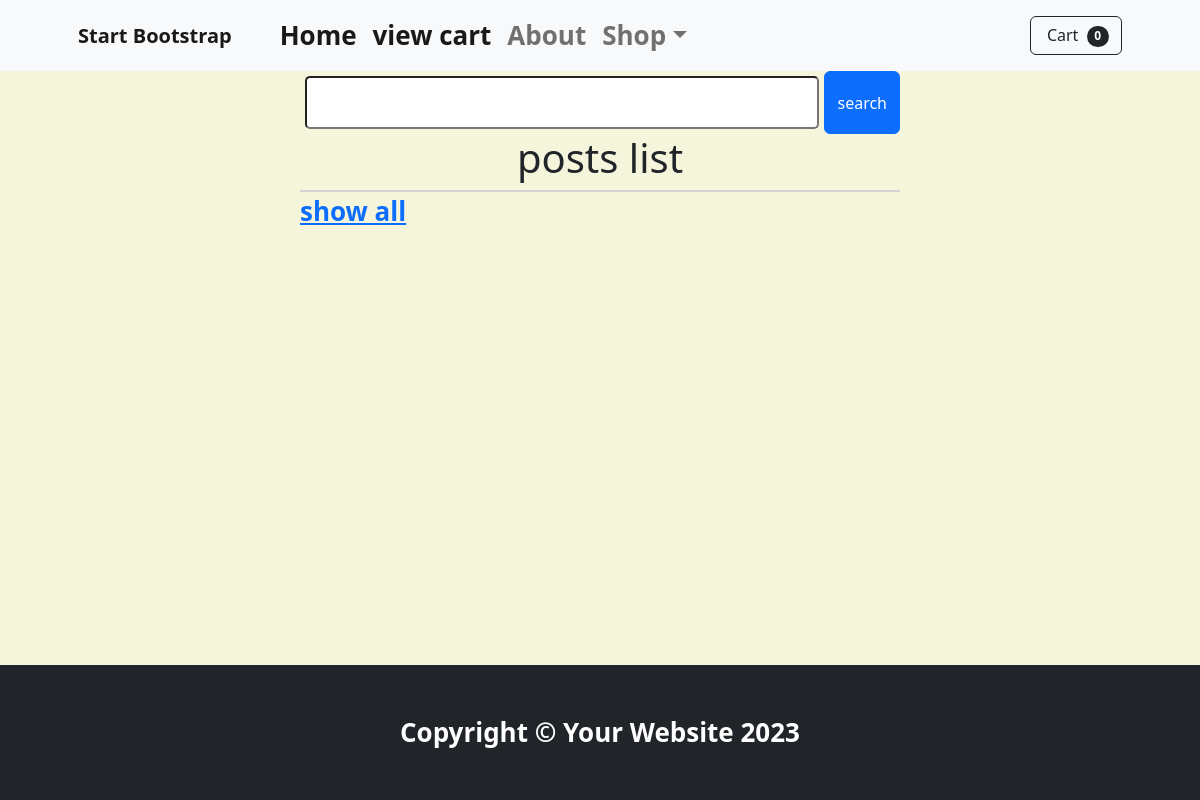
The page /testapp/all/ on the database as committed earlier.
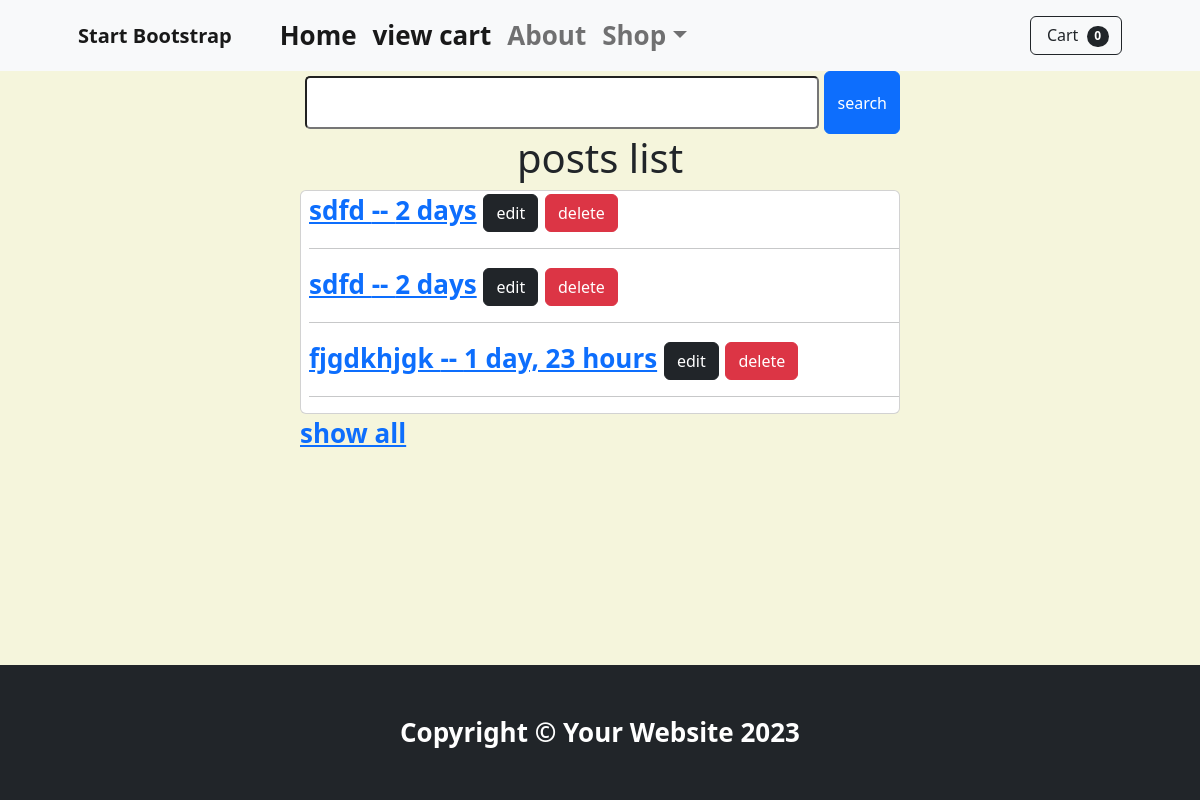
The same page on the database as committed later.
### testapp/models.py (models this page shows)
class Post(models.Model):
    title=models.CharField(max_length=200)
    content=models.TextField()
    created_at=models.DateTimeField(auto_now_add=True)

### testapp/views.py (the view)
# urls.py: path('all/',views.all_tabs,name='posts'),
def all_tabs(request):
    q=request.GET.get('q')
    Posts =Post.objects.all()
    if q:
        posts_filtered=Post.objects.filter(Q(title__icontains=q) | Q(content__icontains=q))
    else :
        posts_filtered=Posts
    data = {
        'Posts':Posts,
        'post_f':posts_filtered,
        'q':q
    }
    return render(request,'testapp/all_tabs.html',data)

### testapp/templates/testapp/all_tabs.html (shortened to what this page needs)
{% extends 'shopbase.html' %}
{% block content %}
<div class="w-50 mx-auto">
    <form action={% url "posts" %} method="GET">
        <div class="d-flex">
        <input type="text" name="q" id="q">
        <button type="submit" class="btn btn-primary">search</button>
        </div>
    </form>
    <h1 class="text-center">posts list</h1>
</div>
<div class="card w-50 mx-auto">
    {% for Post in post_f %}
    <div class="ms-2">
        <a href="{% url 'post_details' Post.id %}">{{ Post.title }} -- {{ Post.created_at | timesince }}</a>
        <a href="{% url 'post_edit' Post.id %}" class="btn btn-dark">edit</a>
        <a href="{% url 'post_delete' Post.id %}" class="btn btn-danger">delete</a>
    <hr>
    </div>
    {% endfor %}
</div>
    <div class="w-50 mx-auto">
        <a href="{% url "posts" %}">show all</a>
    </div>
{% endblock content %}

Rows that differ between the two databases and show on the page:
added Post: title "sdfd", created_at "2 days"
added Post: title "sdfd", created_at "2 days"
added Post: title "fjgdkhjgk", created_at "1 day, 23 hours"
